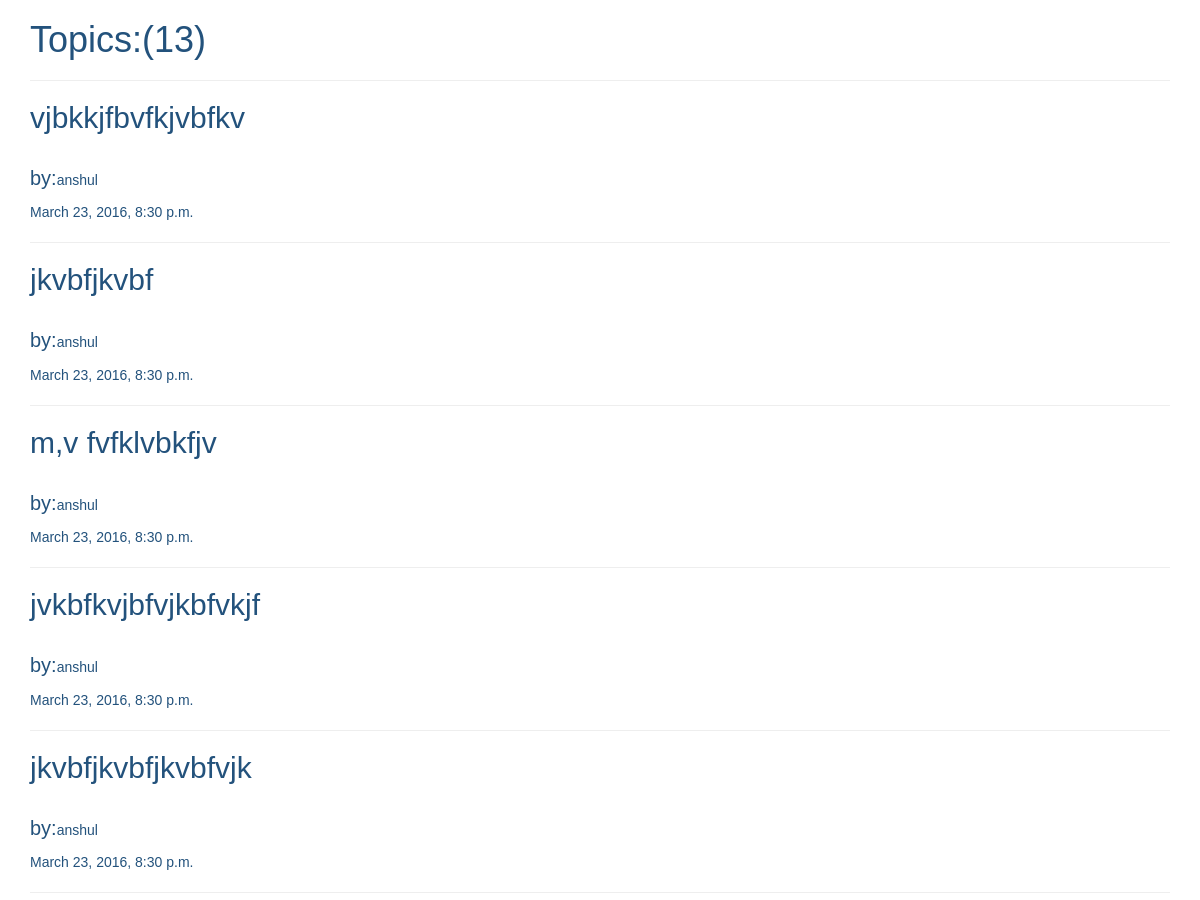
Page /viewTopics/ (upper part) on the earlier database version.
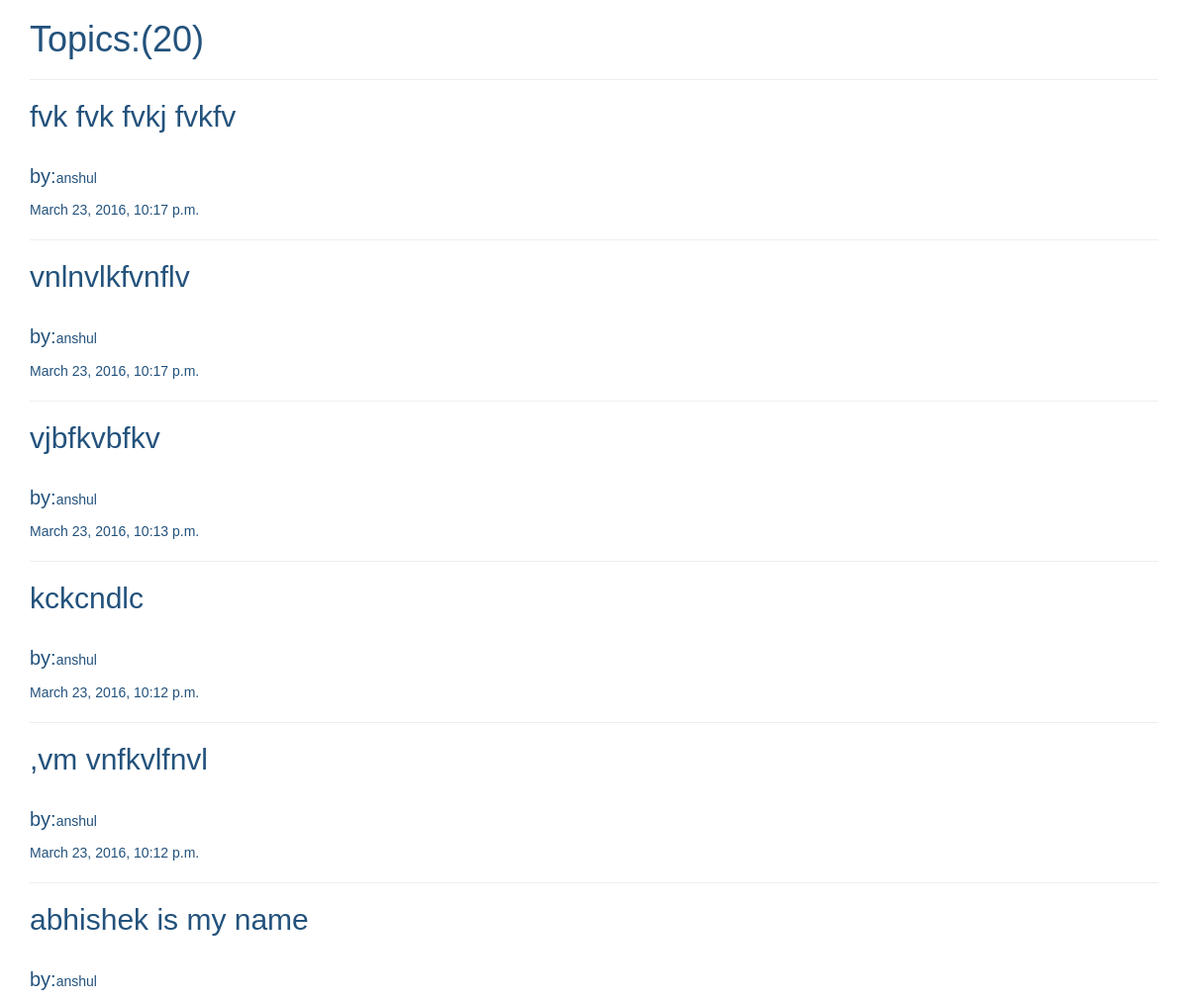
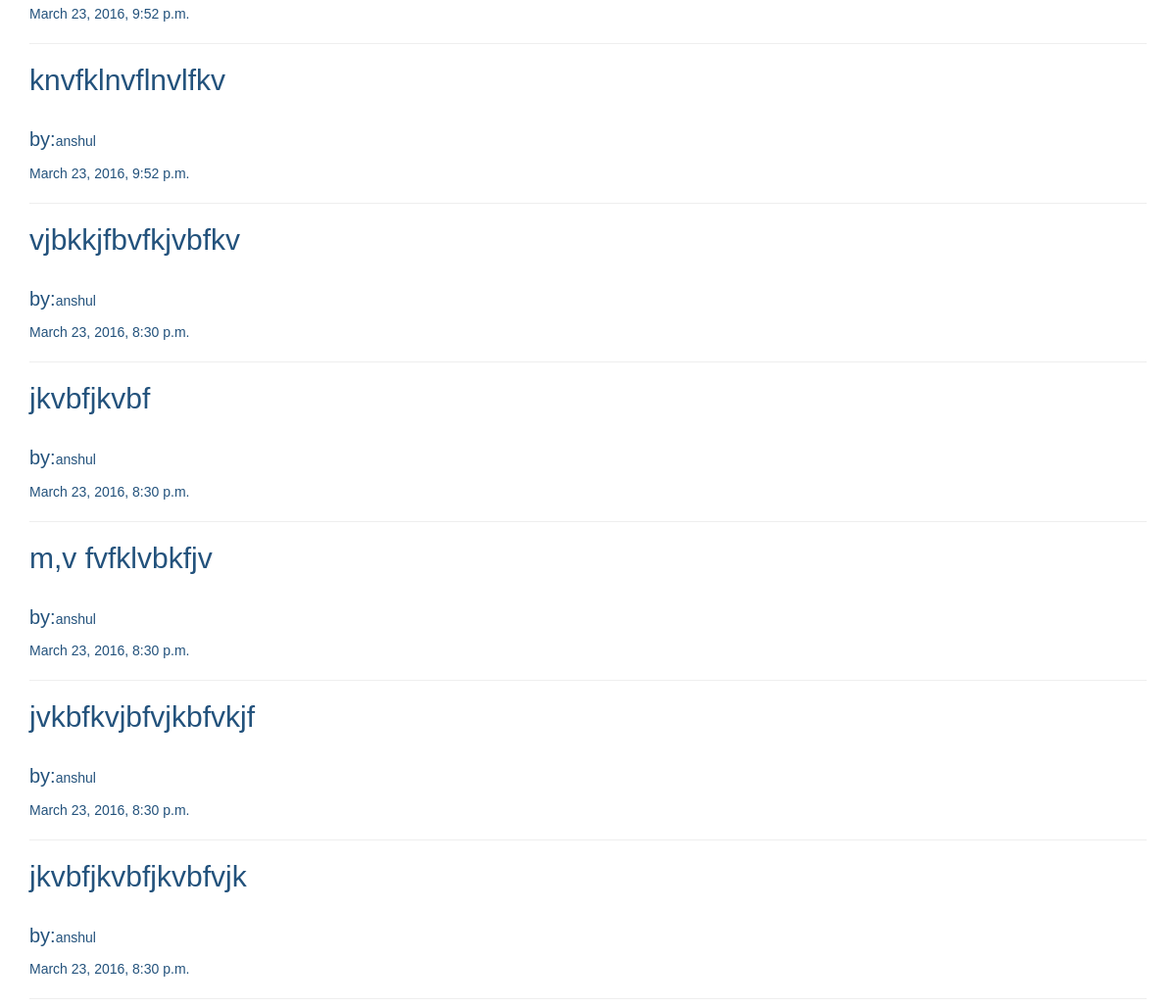
Same page on the later database version (2 pictures, top to bottom).
### app/models.py (models this page shows)
class DiscussionTopic(models.Model):
    user = models.ForeignKey('UserInfo')     #user of the post just linking both the tables together
    topicText = models.TextField(max_length = 1000)
    timeStamp = models.DateTimeField()

class UserInfo(models.Model):
    fname = models.CharField(max_length = 200)
    lname = models.CharField(max_length = 200)
    username = models.CharField(max_length = 200,unique = True)
    password = models.CharField(max_length = 10)

### app/views.py (the view)
# urls.py: url(r'^viewTopics/',viewTopics,name='viewTopics')
def viewTopics(request):
    topics = DiscussionTopic.objects.all().order_by('-timeStamp')
    return render(request,'viewTopics.html',{'topics':topics})

### app/templates/viewTopics.html
{% extends 'base.html' %}
{% block content %}
<h1>Topics:<span>(</span>{{ topics.count }}<span>)</span></h1>
<hr/>
{% for topic in topics %}
    <h2>{{ topic.topicText }}</h2><br/>
    <p><span id='byClass'>by:</span>{{ topic.user.username }}</p>
    {{ topic.timeStamp }}
    <hr/>
{% endfor %}
{% endblock %}

Differences in the rows shown:
added DiscussionTopic: topicText "fvk fvk fvkj fvkfv", user.username "anshul", timeStamp "March 23, 2016, 10:17 p.m."
added DiscussionTopic: topicText "vnlnvlkfvnflv", user.username "anshul", timeStamp "March 23, 2016, 10:17 p.m."
added DiscussionTopic: topicText "vjbfkvbfkv", user.username "anshul", timeStamp "March 23, 2016, 10:13 p.m."
added DiscussionTopic: topicText "kckcndlc", user.username "anshul", timeStamp "March 23, 2016, 10:12 p.m."
added DiscussionTopic: topicText ",vm vnfkvlfnvl", user.username "anshul", timeStamp "March 23, 2016, 10:12 p.m."
added DiscussionTopic: topicText "abhishek is my name", user.username "anshul", timeStamp "March 23, 2016, 9:52 p.m."
added DiscussionTopic: topicText "knvfklnvflnvlfkv", user.username "anshul", timeStamp "March 23, 2016, 9:52 p.m."
Other differences:
{{ topics.count }}: "13" → "20"
